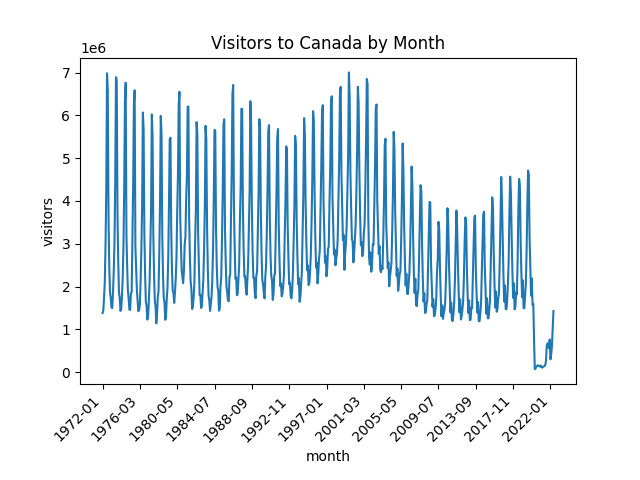

The Python source for this figure:
"""
QUESTION 1: Number of Visitors Entering Canada by Month

USAGE:

python questions/1/canada_visitors_by_month.py data/Canada_visitors.csv

OUTPUT:

A PNG file named "canada_visitors_by_month.png" will be written to the
current directory.

"""

import os
import sys

import pandas as pd
import matplotlib.pyplot as plt


# Load the command line argument:
canada_visitors_filepath = sys.argv[1]

#  Check that the passed filepath exists:
if not os.path.exists(canada_visitors_filepath):
    print("The passed filepath: " + str(canada_visitors_filepath) + " does not exist!")
    exit(1)

# Load the CSV file:
canada_visitors = pd.read_csv(canada_visitors_filepath)

canada_visitors = canada_visitors.rename(columns={"Country of residence": "Country"})
canada_visitors = canada_visitors.set_index("Country")

# ----------
# Access the non-resident vistors (loc).
# Get the dates and visitors as lists.
# ----------

# Non-resident visitors entering Canada
all_visitors = canada_visitors.loc["Non-resident visitors entering Canada"].fillna(0)

dates = list(all_visitors.index)
visitors = list(all_visitors)

# Plot the visitors:
plt.close("all")
fig, ax = plt.subplots()

# ----------
# Configure the plot.
# ----------

ax.plot(dates, visitors)
ax.set(xlabel="month", ylabel="visitors", title="Visitors to Canada by Month")
ax.xaxis.set_major_locator(plt.MaxNLocator(15))
fig.autofmt_xdate(rotation=45)

# Create the plot:
plt.savefig("canada_visitors_by_month.png")
#plt.show()  # Useful for running on some systems.
